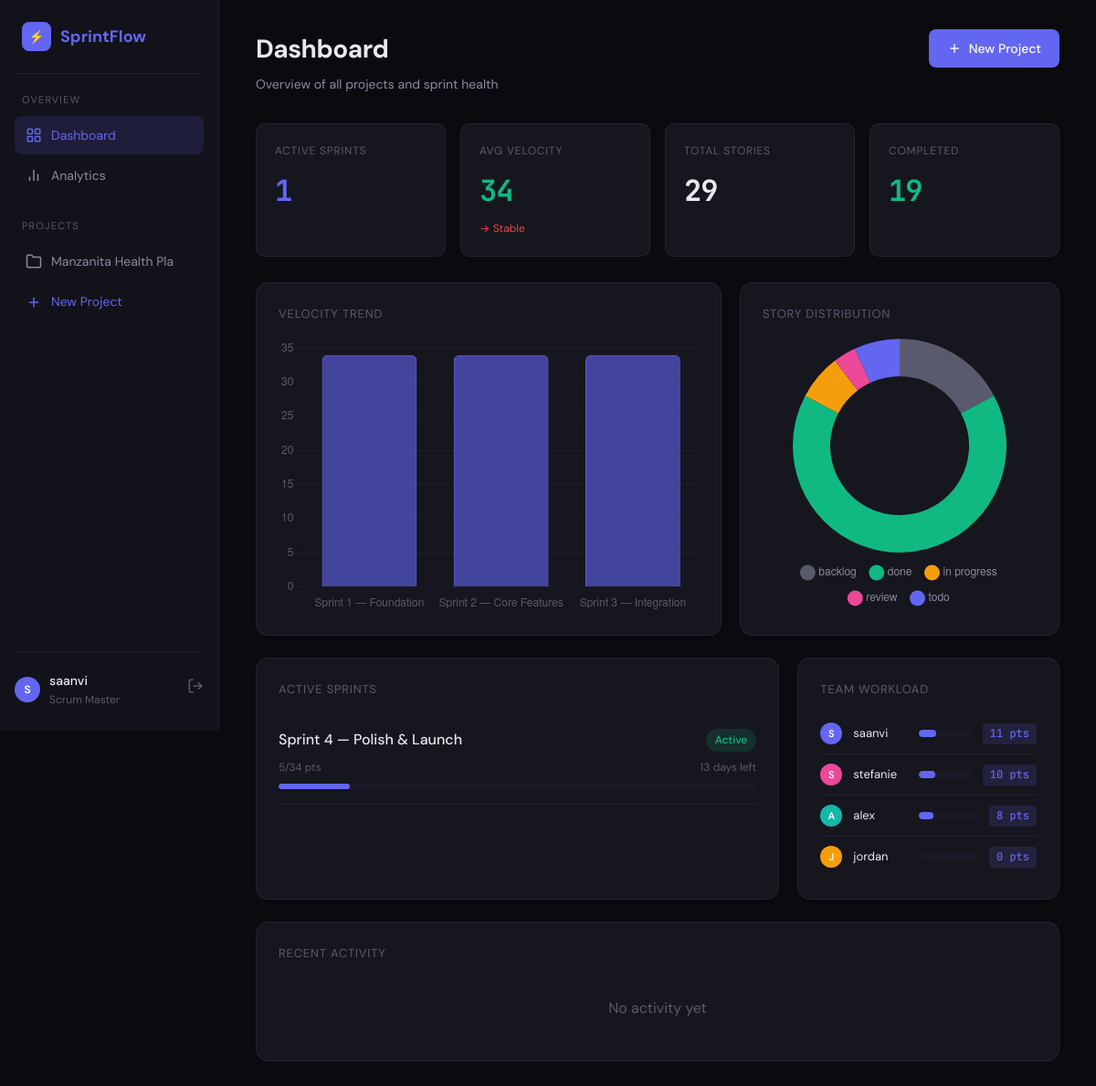
The page / (signed in) on the database its author committed.
### app.py (models this page shows, shortened)
class Project(db.Model):
    __tablename__ = 'projects'
    id = db.Column(db.Integer, primary_key=True)
    name = db.Column(db.String(200), nullable=False)
    description = db.Column(db.Text)
    created_by = db.Column(db.Integer, db.ForeignKey('users.id'))
    created_at = db.Column(db.DateTime, default=datetime.utcnow)
    sprints = db.relationship('Sprint', backref='project', lazy=True, cascade='all, delete-orphan')
    stories = db.relationship('UserStory', backref='project', lazy=True, cascade='all, delete-orphan')

class User(UserMixin, db.Model):
    __tablename__ = 'users'
    id = db.Column(db.Integer, primary_key=True)
    username = db.Column(db.String(80), unique=True, nullable=False)
    email = db.Column(db.String(120), unique=True, nullable=False)
    password_hash = db.Column(db.String(256), nullable=False)
    role = db.Column(db.String(20), default='developer')  # scrum_master, product_owner, developer
    avatar_color = db.Column(db.String(7), default='#6366f1')
    created_at = db.Column(db.DateTime, default=datetime.utcnow)

class Sprint(db.Model):
    __tablename__ = 'sprints'
    id = db.Column(db.Integer, primary_key=True)
    project_id = db.Column(db.Integer, db.ForeignKey('projects.id'), nullable=False)
    name = db.Column(db.String(100), nullable=False)
    goal = db.Column(db.Text)
    start_date = db.Column(db.Date, nullable=False)
    end_date = db.Column(db.Date, nullable=False)
    status = db.Column(db.String(20), default='planning')  # planning, active, completed
    capacity_points = db.Column(db.Integer, default=0)
    created_at = db.Column(db.DateTime, default=datetime.utcnow)
    stories = db.relationship('UserStory', backref='sprint', lazy=True)
    burndown_entries = db.relationship('BurndownEntry', backref='sprint', lazy=True, cascade='all, delete-orphan')
    retrospective = db.relationship('Retrospective', backref='sprint', uselist=False, cascade='all, delete-orphan')
    @property
    def total_points(self):
        return sum(s.story_points for s in self.stories if s.story_points)
    @property
    def completed_points(self):
        return sum(s.story_points for s in self.stories if s.status == 'done' and s.story_points)
    @property
    def velocity(self):
        if self.status == 'completed':
            return self.completed_points
        return 0
    @property
    def progress_percentage(self):
        total = self.total_points
        if total == 0:
            return 0
        return round((self.completed_points / total) * 100)
    @property
    def days_remaining(self):
        if self.status == 'completed':
            return 0
        delta = self.end_date - datetime.utcnow().date()
        return max(0, delta.days)

class UserStory(db.Model):
    __tablename__ = 'user_stories'
    id = db.Column(db.Integer, primary_key=True)
    project_id = db.Column(db.Integer, db.ForeignKey('projects.id'), nullable=False)
    sprint_id = db.Column(db.Integer, db.ForeignKey('sprints.id'), nullable=True)
    title = db.Column(db.String(300), nullable=False)
    description = db.Column(db.Text)
    acceptance_criteria = db.Column(db.Text)
    story_points = db.Column(db.Integer, default=0)
    priority = db.Column(db.String(20), default='medium')  # critical, high, medium, low
    status = db.Column(db.String(20), default='backlog')  # backlog, todo, in_progress, review, done
    assigned_to = db.Column(db.Integer, db.ForeignKey('users.id'), nullable=True)
    epic = db.Column(db.String(100))
    labels = db.Column(db.String(300))  # comma-separated
    created_at = db.Column(db.DateTime, default=datetime.utcnow)
    updated_at = db.Column(db.DateTime, default=datetime.utcnow, onupdate=datetime.utcnow)
    completed_at = db.Column(db.DateTime, nullable=True)
    assignee = db.relationship('User', foreign_keys=[assigned_to])

### app.py (the view)
@app.route('/')
@login_required
def dashboard():
    projects = Project.query.all()
    active_sprints = Sprint.query.filter_by(status='active').all()
    recent_activity = ActivityLog.query.order_by(ActivityLog.timestamp.desc()).limit(15).all()
    completed_sprints = Sprint.query.filter_by(status='completed').order_by(Sprint.end_date).all()
    velocity_data = {
        'labels': [s.name for s in completed_sprints[-8:]],
        'values': [s.velocity for s in completed_sprints[-8:]],
    }
    if velocity_data['values']:
        velocity_data['average'] = round(statistics.mean(velocity_data['values']), 1)
        velocity_data['trend'] = 'up' if len(velocity_data['values']) > 1 and velocity_data['values'][-1] > velocity_data['average'] else 'down'
    else:
        velocity_data['average'] = 0
        velocity_data['trend'] = 'neutral'
    all_stories = UserStory.query.all()
    status_dist = {}
    for s in all_stories:
        status_dist[s.status] = status_dist.get(s.status, 0) + 1
    team_members = User.query.all()
    workload = []
    for member in team_members:
        assigned = UserStory.query.filter_by(assigned_to=member.id).filter(
            UserStory.status.in_(['todo', 'in_progress', 'review'])
        ).all()
        workload.append({
            'user': member,
            'points': sum(s.story_points for s in assigned if s.story_points),
            'count': len(assigned)
        })
    return render_template('dashboard.html',
                           projects=projects,
                           active_sprints=active_sprints,
                           recent_activity=recent_activity,
                           velocity_data=velocity_data,
                           status_dist=status_dist,
                           workload=workload)

### app.py (called while the page is built)
@login_manager.user_loader
def load_user(user_id):
    return User.query.get(int(user_id))

### templates/dashboard.html (shortened to what this page needs)
{% extends "base.html" %}
{% block content %}
<div class="page-header">
    <div>
        <h1 class="page-title">Dashboard</h1>
        <p class="page-subtitle">Overview of all projects and sprint health</p>
    </div>
    <a href="{{ url_for('new_project') }}" class="btn btn-primary">
        <svg width="16" height="16" viewBox="0 0 24 24" fill="none" stroke="currentColor" stroke-width="2"><line x1="12" y1="5" x2="12" y2="19"/><line x1="5" y1="12" x2="19" y2="12"/></svg>
        New Project
    </a>
</div>
<div class="metrics-grid">
    <div class="metric-card">
        <div class="metric-label">Active Sprints</div>
        <div class="metric-value" style="color: var(--accent);">{{ active_sprints|length }}</div>
    </div>
    <div class="metric-card">
        <div class="metric-label">Avg Velocity</div>
        <div class="metric-value" style="color: var(--success);">{{ velocity_data.average }}</div>
        <div class="metric-trend {{ velocity_data.trend }}">
            {% if velocity_data.trend == 'up' %}↑ Trending up{% else %}→ Stable{% endif %}
        </div>
    </div>
    <div class="metric-card">
        <div class="metric-label">Total Stories</div>
        <div class="metric-value">{{ status_dist.values()|sum }}</div>
    </div>
    <div class="metric-card">
        <div class="metric-label">Completed</div>
        <div class="metric-value" style="color: var(--success);">{{ status_dist.get('done', 0) }}</div>
    </div>
</div>
<div class="grid-3 mb-24">
    <div class="card">
        <div class="card-title">Velocity Trend</div>
        <div class="chart-container">
            <canvas id="velocityChart"></canvas>
        </div>
    </div>
    <div class="card">
        <div class="card-title">Story Distribution</div>
        <div class="chart-container">
            <canvas id="statusChart"></canvas>
        </div>
    </div>
</div>
<div class="grid-3 mb-24">
    <div class="card">
        <div class="card-title">Active Sprints</div>
        {% for sprint in active_sprints %}
        <div style="padding: 16px 0; border-bottom: 1px solid var(--border);">
            <div style="display: flex; justify-content: space-between; align-items: center; margin-bottom: 8px;">
                <a href="{{ url_for('sprint_detail', sprint_id=sprint.id) }}" style="color: var(--text-primary); text-decoration: none; font-weight: 500;">{{ sprint.name }}</a>
                <span class="badge badge-status-active">Active</span>
            </div>
            <div style="display: flex; justify-content: space-between; font-size: 12px; color: var(--text-muted); margin-bottom: 8px;">
                <span>{{ sprint.completed_points }}/{{ sprint.total_points }} pts</span>
                <span>{{ sprint.days_remaining }} days left</span>
            </div>
            <div class="progress-bar">
                <div class="progress-fill" style="width: {{ sprint.progress_percentage }}%; background: var(--accent);"></div>
            </div>
        </div>
        {% else %}
        <p style="color: var(--text-muted); padding: 20px 0; text-align: center;">No active sprints</p>
        {% endfor %}
    </div>
    <div class="card">
        <div class="card-title">Team Workload</div>
        {% for item in workload %}
        <div class="workload-bar">
            <div class="avatar" style="background: {{ item.user.avatar_color }}; width: 24px; height: 24px; font-size: 11px;">
                {{ item.user.username[0]|upper }}
            </div>
            <span style="font-size: 13px; min-width: 60px;">{{ item.user.username }}</span>
            <div class="workload-fill-container">
                <div class="workload-fill" style="width: {{ [item.points * 3, 100]|min }}%;"></div>
            </div>
            <span class="points-badge">{{ item.points }} pts</span>
        </div>
        {% endfor %}
    </div>
</div>
<div class="card">
    <div class="card-title">Recent Activity</div>
    {% for activity in recent_activity %}
    <div class="activity-item">
        <div class="activity-dot"></div>
        <div>
            <div class="activity-text">
                {% if activity.user %}<strong>{{ activity.user.username }}</strong>{% endif %}
                {{ activity.action }}
            </div>
            <div class="activity-time">{{ activity.timestamp|timeago }}</div>
        </div>
    </div>
    {% else %}
    <p style="color: var(--text-muted); text-align: center; padding: 20px;">No activity yet</p>
    {% endfor %}
</div>
{% endblock %}
{% block scripts %}
<script>
// Velocity Chart
const velCtx = document.getElementById('velocityChart').getContext('2d');
new Chart(velCtx, {
    type: 'bar',
    data: {
        labels: {{ velocity_data.labels|tojson }},
        datasets: [{
            label: 'Velocity',
            data: {{ velocity_data['values']|tojson }},
            backgroundColor: 'rgba(99, 102, 241, 0.6)',
            borderColor: '#6366f1',
            borderWidth: 1,
            borderRadius: 6,
        }]
    },
    options: {
        responsive: true,
        maintainAspectRatio: false,
        plugins: { legend: { display: false } },
        scales: {
            y: { beginAtZero: true, grid: { color: 'rgba(255,255,255,0.04)' }, ticks: { color: '#5a5a6e' } },
            x: { grid: { display: false }, ticks: { color: '#5a5a6e' } }
        }
    }
});
// Status Chart
const statusCtx = document.getElementById('statusChart').getContext('2d');
const statusData = {{ status_dist|tojson }};
const statusColors = {
    backlog: '#5a5a6e', todo: '#6366f1', in_progress: '#f59e0b', review: '#ec4899', done: '#10b981'
};
new Chart(statusCtx, {
    type: 'doughnut',
    data: {
        labels: Object.keys(statusData).map(s => s.replace('_', ' ')),
        datasets: [{
            data: Object.values(statusData),
            backgroundColor: Object.keys(statusData).map(s => statusColors[s] || '#5a5a6e'),
            borderWidth: 0,
        }]
    },
    options: {
        responsive: true,
        maintainAspectRatio: false,
        cutout: '65%',
        plugins: {
            legend: {
                position: 'bottom',
                labels: { color: '#8b8b9e', padding: 16, usePointStyle: true, pointStyle: 'circle' }
            }
        }
    }
});
</script>
{% endblock %}

### templates/base.html (shortened to what this page needs)
<!DOCTYPE html>
<html lang="en">
<head>
</head>
<body>
    <div class="app-container">
        <nav class="sidebar">
            <div class="sidebar-logo">
                <span>⚡</span>
                SprintFlow
            </div>
            <div class="nav-section">
                <div class="nav-section-title">Overview</div>
                <a href="{{ url_for('dashboard') }}" class="nav-link {% if request.endpoint == 'dashboard' %}active{% endif %}">
                    <svg viewBox="0 0 24 24" fill="none" stroke="currentColor" stroke-width="2"><rect x="3" y="3" width="7" height="7" rx="1"/><rect x="14" y="3" width="7" height="7" rx="1"/><rect x="14" y="14" width="7" height="7" rx="1"/><rect x="3" y="14" width="7" height="7" rx="1"/></svg>
                    Dashboard
                </a>
                <a href="{{ url_for('analytics') }}" class="nav-link {% if request.endpoint == 'analytics' %}active{% endif %}">
                    <svg viewBox="0 0 24 24" fill="none" stroke="currentColor" stroke-width="2"><path d="M18 20V10M12 20V4M6 20v-6"/></svg>
                    Analytics
                </a>
            </div>
            <div class="nav-section">
                <div class="nav-section-title">Projects</div>
                {% for p in projects if projects is defined %}
                <a href="{{ url_for('project_board', project_id=p.id) }}" class="nav-link">
                    <svg viewBox="0 0 24 24" fill="none" stroke="currentColor" stroke-width="2"><path d="M22 19a2 2 0 01-2 2H4a2 2 0 01-2-2V5a2 2 0 012-2h5l2 3h9a2 2 0 012 2z"/></svg>
                    {{ p.name[:20] }}
                </a>
                {% endfor %}
                <a href="{{ url_for('new_project') }}" class="nav-link" style="color: var(--accent);">
                    <svg viewBox="0 0 24 24" fill="none" stroke="currentColor" stroke-width="2"><line x1="12" y1="5" x2="12" y2="19"/><line x1="5" y1="12" x2="19" y2="12"/></svg>
                    New Project
                </a>
            </div>
            {% if current_user.is_authenticated %}
            <div class="sidebar-user">
                <div class="avatar" style="background: {{ current_user.avatar_color }}">
                    {{ current_user.username[0]|upper }}
                </div>
                <div class="sidebar-user-info">
                    <div class="sidebar-user-name">{{ current_user.username }}</div>
                    <div class="sidebar-user-role">{{ current_user.role|replace('_', ' ') }}</div>
                </div>
                <a href="{{ url_for('logout') }}" style="color: var(--text-muted);">
                    <svg width="18" height="18" viewBox="0 0 24 24" fill="none" stroke="currentColor" stroke-width="2"><path d="M9 21H5a2 2 0 01-2-2V5a2 2 0 012-2h4"/><polyline points="16 17 21 12 16 7"/><line x1="21" y1="12" x2="9" y2="12"/></svg>
                </a>
            </div>
            {% endif %}
        </nav>
        <main class="main-content">
            {% block content %}{% endblock %}
        </main>
    </div>
    {% block scripts %}{% endblock %}
</body>
</html>

### rows shown on the page
Project: name "Manzanita Health Pla"
User: username "S", username "saanvi", role "Scrum Master", user "S", user.username "saanvi"
Sprint: name "Sprint 4 — Polish & Launch", completed_points "5", total_points "34", days_remaining "13"
User: user "S", user.username "stefanie"
User: user "A", user.username "alex"
User: user "J", user.username "jordan"

### other values the page prints
{{ active_sprints|length }} "1"
{{ velocity_data.average }} "34"
{{ status_dist.values()|sum }} "29"
{{ status_dist.get('done', 0) }} "19"
{{ item.points }} "11" "10" "8" "0"
chart data {{ velocity_data['values']|tojson }} [34, 34, 34]
